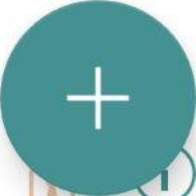
#> input picture classification/data/a1.jpg, 196 x 196 px
$ python -i ip_preprocessing.py   (imports and definitions only)
#> lines starting #> are read from the running program, lines starting #| are printed output that depends on the picture
#> further down, picture is the input picture: shape (196, 196, 3); mean B, G, R 167.1, 165.8, 107.5
### detection/config/CONFIG_UIED.py
class Config:

    def __init__(self):
        # Adjustable
        # self.THRESHOLD_PRE_GRADIENT = 4             # dribbble:4 rico:4 web:1
        # self.THRESHOLD_OBJ_MIN_AREA = 55            # bottom line 55 of small circle
        # self.THRESHOLD_BLOCK_GRADIENT = 5

        # *** Frozen ***
        self.THRESHOLD_REC_MIN_EVENNESS = 0.7
        self.THRESHOLD_REC_MAX_DENT_RATIO = 0.25
        self.THRESHOLD_LINE_THICKNESS = 8
        self.THRESHOLD_LINE_MIN_LENGTH = 0.95
        self.THRESHOLD_COMPO_MAX_SCALE = (0.25, 0.98)  # (120/800, 422.5/450) maximum height and width ratio for a atomic compo (button)
        self.THRESHOLD_TEXT_MAX_WORD_GAP = 10
        self.THRESHOLD_TEXT_MAX_HEIGHT = 0.04  # 40/800 maximum height of text
        self.THRESHOLD_TOP_BOTTOM_BAR = (0.045, 0.94)  # (36/800, 752/800) height ratio of top and bottom bar
        self.THRESHOLD_BLOCK_MIN_HEIGHT = 0.03  # 24/800

        # [13 lines of commented-out code are left out]

        self.CLASS_MAP = {'0':'Button', '1':'CheckBox', '2':'Chronometer', '3':'EditText', '4':'ImageButton', '5':'ImageView',
               '6':'ProgressBar', '7':'RadioButton', '8':'RatingBar', '9':'SeekBar', '10':'Spinner', '11':'Switch',
               '12':'ToggleButton', '13':'VideoView', '14':'TextView'}
        self.COLOR = {'Button': (0, 255, 0), 'CheckBox': (0, 0, 255), 'Chronometer': (255, 166, 166),
                      'EditText': (255, 166, 0),
                      'ImageButton': (77, 77, 255), 'ImageView': (255, 0, 166), 'ProgressBar': (166, 0, 255),
                      'RadioButton': (166, 166, 166),
                      'RatingBar': (0, 166, 255), 'SeekBar': (0, 166, 10), 'Spinner': (50, 21, 255),
                      'Switch': (80, 166, 66), 'ToggleButton': (0, 66, 80), 'VideoView': (88, 66, 0),
                      'TextView': (169, 255, 0),

                      'Text':(169, 255, 0), 'Non-Text':(255, 0, 166),

                      'Noise':(6,6,255), 'Non-Noise': (6,255,6),

                      'Image':(255,6,6), 'Non-Image':(6,6,255)}

### detection/detect_compo/lib_ip/ip_preprocessing.py
import cv2
import numpy as np
from detection.config.CONFIG_UIED import Config
C = Config()


# [24 lines left out: function read_img, not called in this run]


def gray_to_gradient(img):
    if len(img.shape) == 3:
        img = cv2.cvtColor(img, cv2.COLOR_BGR2GRAY)
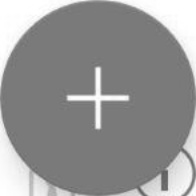
#> img: shape (196, 196); min 90, max 255, mean 148.5
    img_f = np.copy(img)
    img_f = img_f.astype("float")

    kernel_h = np.array([[0,0,0], [0,-1.,1.], [0,0,0]])
    kernel_v = np.array([[0,0,0], [0,-1.,0], [0,1.,0]])
    dst1 = abs(cv2.filter2D(img_f, -1, kernel_h))
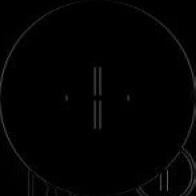
#> dst1: shape (196, 196) float64; min 0, max 100, mean 2.5
    dst2 = abs(cv2.filter2D(img_f, -1, kernel_v))
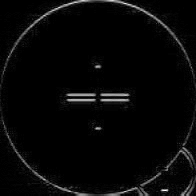
#> dst2: shape (196, 196) float64; min 0, max 75, mean 2.2; drawn with min black and max white
    gradient = (dst1 + dst2).astype('uint8')
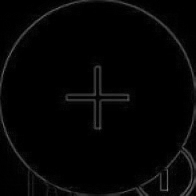
#> gradient: shape (196, 196); min 0, max 130, mean 4.6
    return gradient


# [23 lines left out: functions reverse_binary, binarization, not called in this run]

>>> import cv2
>>> picture = cv2.imread('../../../classification/data/a1.jpg')
>>> result = gray_to_gradient(picture)

$ run again, on classification/data/a3.jpg
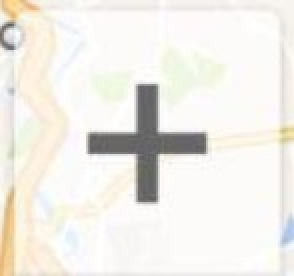
#> input picture classification/data/a3.jpg, 147 x 138 px (shown 2 times larger)
#> picture is the input picture: shape (138, 147, 3); mean B, G, R 231.1, 237.3, 239.8
#> in gray_to_gradient, `img = cv2.cvtColor(img, cv2.COLOR_BGR2GRAY)`:
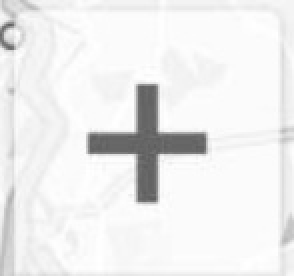
#> img: shape (138, 147) (shown 2 times larger); min 93, max 255, mean 237.3
#> in gray_to_gradient, `gradient = (dst1 + dst2).astype('uint8')`:
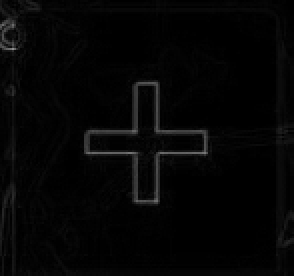
#> gradient: shape (138, 147) (shown 2 times larger); min 0, max 142, mean 5
